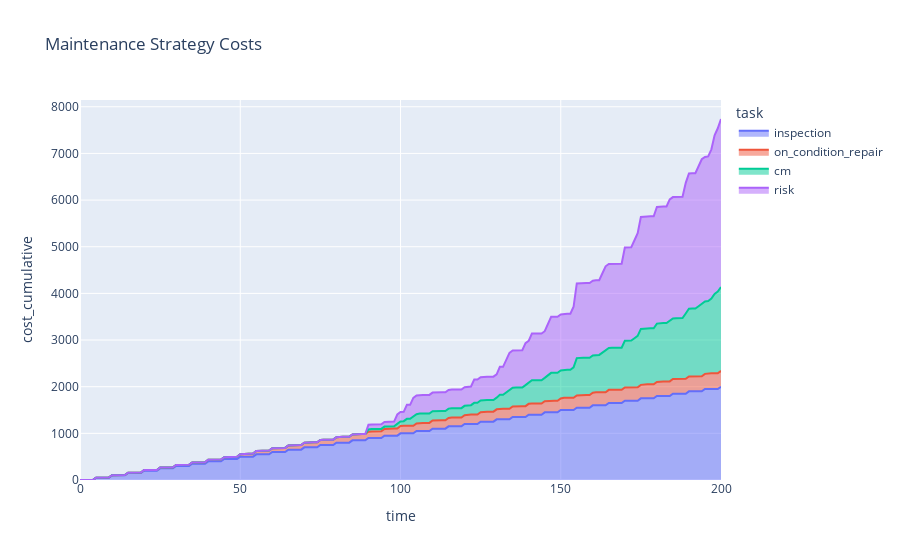

Here is the notebook cell this chart was saved with:
### Code cell
def update_maintenance_strategy():

    fm.mc_timeline(t_end=200, n_iterations=100)
    df = fm.expected_risk_cost_df()

    fig = px.area(
        df,
        x="time",
        y="cost_cumulative",
        color="task",
        #line_group='failure_mode',
        title="Maintenance Strategy Costs",
    )

    return fig

update_maintenance_strategy().show()

### Figure 1 — Plotly figure (JSON) as saved in the notebook; plotly's stock layout.template omitted (floating-point values rounded to 4 significant figures; data arrays with more than 128 entries replaced by an {"elided": "..."} marker saying what was removed)
{"data": [{"hovertemplate": "task=inspection<br>time=%{x}<br>cost_cumulative=%{y}<extra></extra>", "legendgroup": "inspection", "line": {"color": "#636efa"}, "mode": "lines", "name": "inspection", "orientation": "v", "showlegend": true, "stackgroup": "1", "type": "scatter", "x": {"elided": "201 int values"}, "xaxis": "x", "y": {"elided": "201 int values"}, "yaxis": "y"}, {"hovertemplate": "task=on_condition_repair<br>time=%{x}<br>cost_cumulative=%{y}<extra></extra>", "legendgroup": "on_condition_repair", "line": {"color": "#EF553B"}, "mode": "lines", "name": "on_condition_repair", "orientation": "v", "showlegend": true, "stackgroup": "1", "type": "scatter", "x": {"elided": "201 int values"}, "xaxis": "x", "y": {"elided": "201 int values"}, "yaxis": "y"}, {"hovertemplate": "task=cm<br>time=%{x}<br>cost_cumulative=%{y}<extra></extra>", "legendgroup": "cm", "line": {"color": "#00cc96"}, "mode": "lines", "name": "cm", "orientation": "v", "showlegend": true, "stackgroup": "1", "type": "scatter", "x": {"elided": "201 int values"}, "xaxis": "x", "y": {"elided": "201 int values"}, "yaxis": "y"}, {"hovertemplate": "task=risk<br>time=%{x}<br>cost_cumulative=%{y}<extra></extra>", "legendgroup": "risk", "line": {"color": "#ab63fa"}, "mode": "lines", "name": "risk", "orientation": "v", "showlegend": true, "stackgroup": "1", "type": "scatter", "x": {"elided": "201 int values"}, "xaxis": "x", "y": {"elided": "201 int values"}, "yaxis": "y"}], "layout": {"legend": {"title": {"text": "task"}, "tracegroupgap": 0}, "title": {"text": "Maintenance Strategy Costs"}, "xaxis": {"anchor": "y", "domain": [0, 1], "title": {"text": "time"}}, "yaxis": {"anchor": "x", "domain": [0, 1], "title": {"text": "cost_cumulative"}}}}
